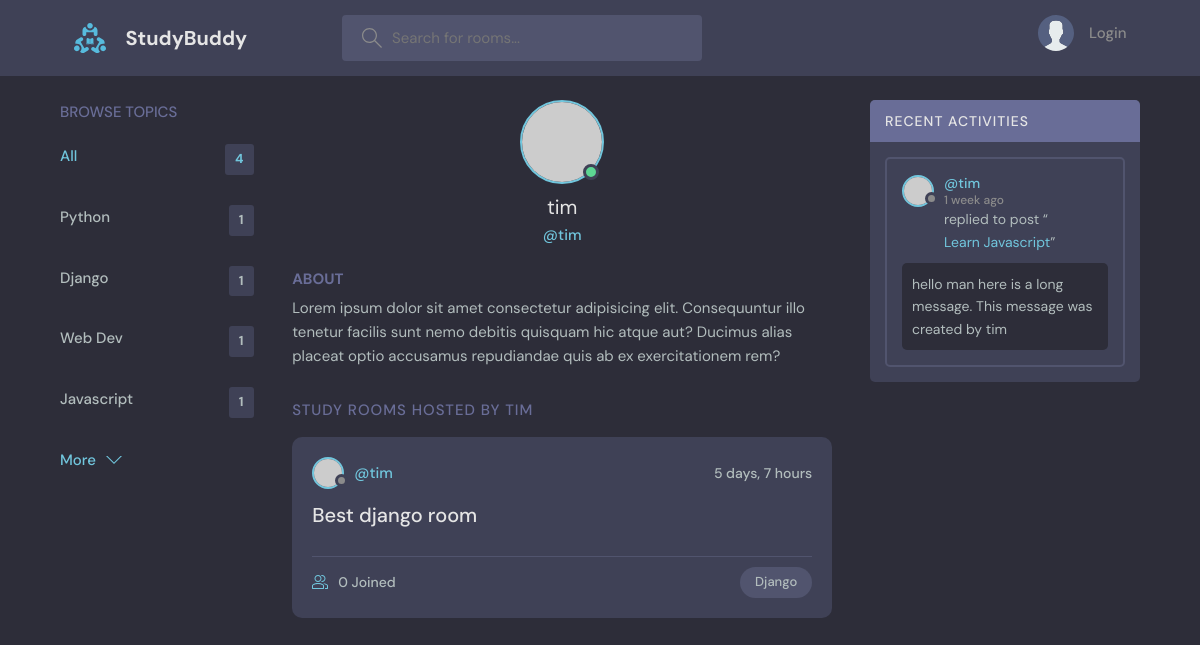
Page /profile/2/ on the earlier database version.
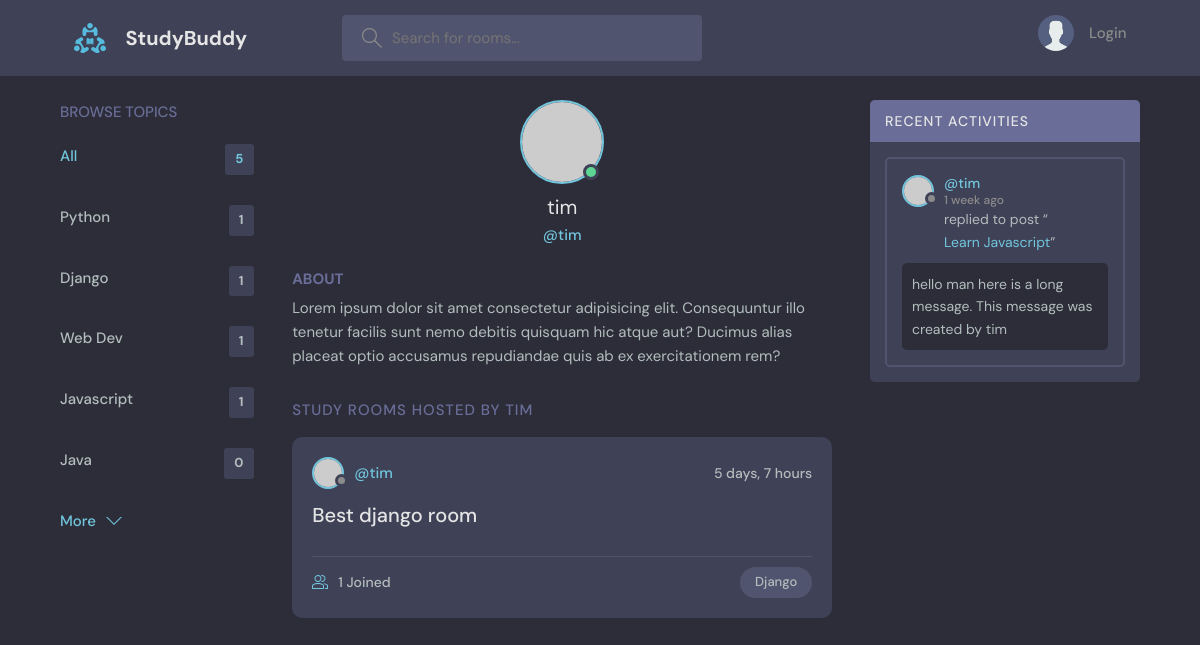
Same page on the later database version.
### base/models.py (models this page shows, shortened)
class Topic(models.Model):
    name = models.CharField(max_length=100)

class Room(models.Model):
    host = models.ForeignKey(User, on_delete=models.SET_NULL, null=True)
    topic = models.ForeignKey(Topic, on_delete=models.SET_NULL, null=True)
    id = models.AutoField(primary_key=True)
    name = models.CharField(max_length=100)
    description = models.TextField(null=True, blank=True)
    participants = models.ManyToManyField(User, related_name='participants', blank=True)
    updated = models.DateTimeField(auto_now=True)
    created = models.DateTimeField(auto_now_add=True)
    class Meta:
        ordering = ['-updated', '-created']
    def __str__(self):
        return self.name

class Message(models.Model):
    user = models.ForeignKey(User, on_delete=models.CASCADE)
    room = models.ForeignKey(Room, on_delete=models.CASCADE)
    body = models.TextField()
    updated = models.DateTimeField(auto_now=True)
    created = models.DateTimeField(auto_now_add=True)
    class Meta:
        ordering = ['-updated', '-created']

### base/views.py (the view)
# urls.py: path('profile/<str:pk>/', views.userProfile, name='user-profile'),
def userProfile(request, pk):
    user = User.objects.get(id=pk)
    rooms = user.room_set.all()
    room_messages = user.message_set.all()
    topics = Topic.objects.all()
    context = {'user': user, 'rooms': rooms, 'room_messages': room_messages, 'topics': topics}
    return render(request, 'base/profile.html', context)

### base/templates/base/profile.html (shortened to what this page needs)
{% extends 'main.html' %}
{% block content %}
  <main class="profile-page layout layout--3">
    <div class="container">
      {% include 'base/topics_component.html' %}
      <div class="roomList">
        <div class="profile">
          <div class="profile__avatar">
            <div class="avatar avatar--large active">
              <img src="https://randomuser.me/api/portraits/men/11.jpg" />
            </div>
          </div>
          <div class="profile__info">
            <h3>{{user.username}}</h3>
            <p>@{{user.username}}</p>
          </div>
          <div class="profile__about">
            <h3>About</h3>
            <p>
              Lorem ipsum dolor sit amet consectetur adipisicing elit. Consequuntur illo tenetur
              facilis sunt nemo debitis quisquam hic atque aut? Ducimus alias placeat optio
              accusamus repudiandae quis ab ex exercitationem rem?
            </p>
          </div>
        </div>
        <div class="roomList__header">
          <div>
            <h2>Study Rooms Hosted by {{user}}</a>
            </h2>
          </div>
        </div>
        {% include 'base/feed_component.html' %}
      </div>
      {% include 'base/activity_component.html' %}
    </div>
  </main>
{% endblock content %}

### base/templates/base/topics_component.html
<div class="topics">
    <div class="topics__header">
      <h2>Browse Topics</h2>
    </div>
    <ul class="topics__list">
      <li>
        <a href="{% url 'home' %}" class="active">All <span>{{topics.count}}</span></a>
      </li>
      {% for topic in topics %}
      <li>
        <a href="{%url 'home' %}?q={{topic.name}}">{{topic.name}} <span>{{topic.room_set.all.count}}</span></a>
      </li>
      {% endfor %}
    </ul>
    <a class="btn btn--link" href="topics.html">
      More
      <svg version="1.1" xmlns="http://www.w3.org/2000/svg" width="32" height="32" viewBox="0 0 32 32">
        <title>chevron-down</title>
        <path d="M16 21l-13-13h-3l16 16 16-16h-3l-13 13z"></path>
      </svg>
    </a>
  </div>

### base/templates/base/feed_component.html (shortened to what this page needs)
{% for room in rooms %}
<div class="roomListRoom">
    <div class="roomListRoom__header">
      <a href="{% url 'user-profile' room.host.id %}" class="roomListRoom__author">
        <div class="avatar avatar--small">
          <img src="https://randomuser.me/api/portraits/women/11.jpg" />
        </div>
        <span>@{{room.host.username}}</span>
      </a>
      <div class="roomListRoom__actions">
        <span>{{room.created|timesince}}</span>
      </div>
    </div>
    <div class="roomListRoom__content">
      <a href="{% url 'room' room.id %}">{{room.name}}</a>
    </div>
    <div class="roomListRoom__meta">
      <a href="{% url 'room' room.id %}" class="roomListRoom__joined">
        {{room.participants.all.count}} Joined
      </a>
      <p class="roomListRoom__topic">{{room.topic.name}}</p>
    </div>
</div>
{% endfor %}

### base/templates/base/activity_component.html (shortened to what this page needs)
<div class="activities">
    <div class="activities__header">
      <h2>Recent Activities</h2>
    </div>
    {% for message in room_messages %}
    <div class="activities__box">
      <div class="activities__boxHeader roomListRoom__header">
        <a href="{% url 'user-profile' message.user.id %}" class="roomListRoom__author">
          <div class="avatar avatar--small">
            <img src="https://randomuser.me/api/portraits/women/11.jpg" />
          </div>
          <p>
            @{{message.user}}
            <span>{{message.created|timesince}} ago</span>
          </p>
        </a>
      </div>
      <div class="activities__boxContent">
        <p>replied to post “<a href="{% url 'room' message.room.id %}">{{message.room}}</a>”</p>
        <div class="activities__boxRoomContent">
          {{message.body}}
        </div>
      </div>
    </div>
    {% endfor %}
</div>

Differences in the rows shown:
added Topic: name "Java", room_set.all.count "0"
computed for Room "Best django room": participants.all.count "0" → "1"
Other differences:
{{ topics.count }}: "4" → "5"
